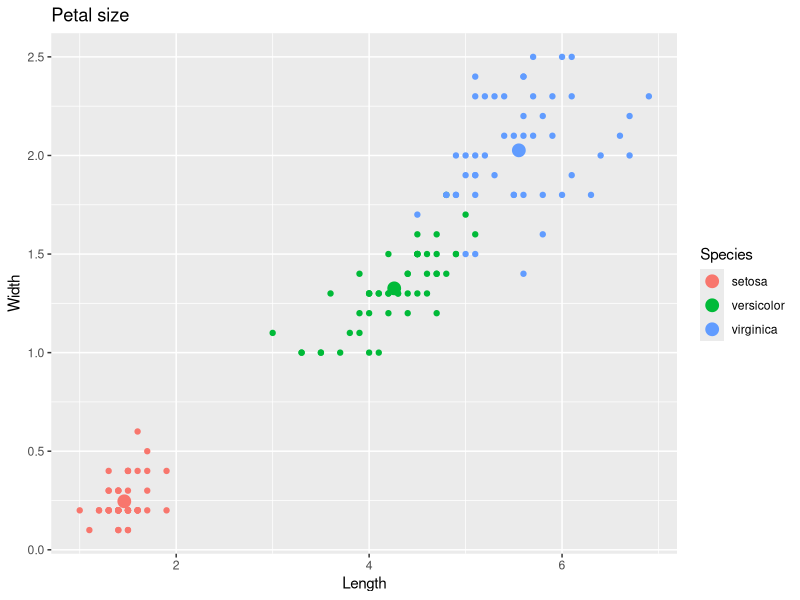
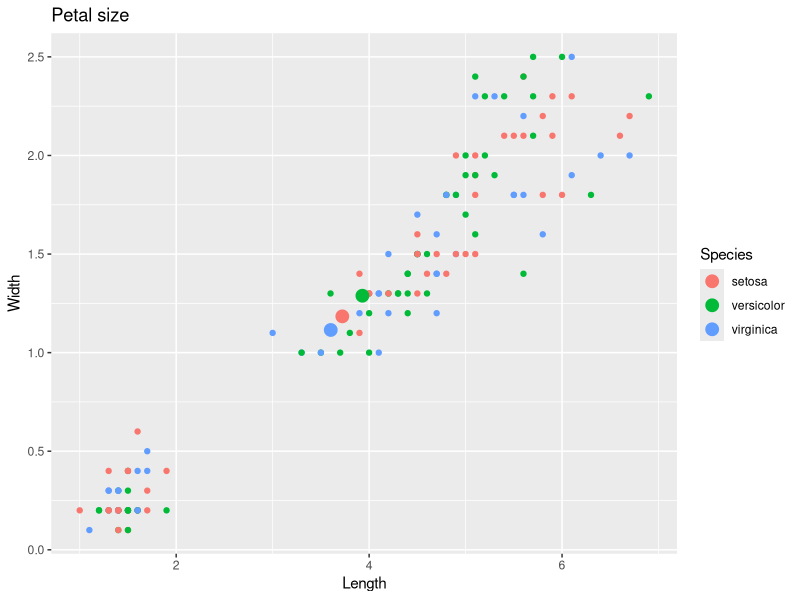
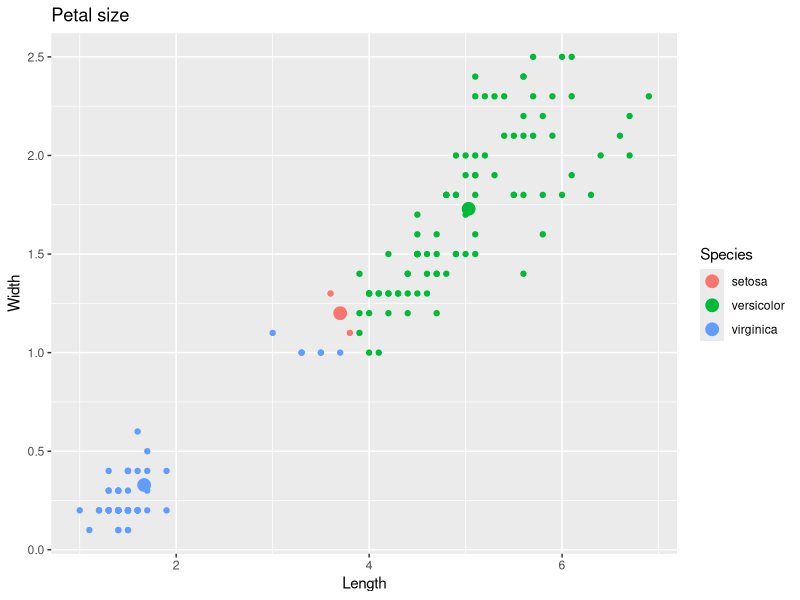
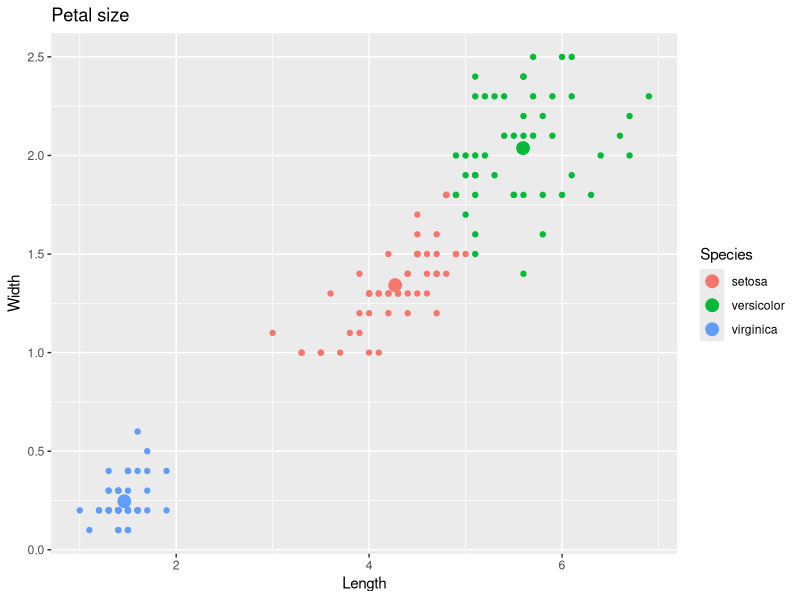

Here is the R script that generated these plots, in order:
#!/usr/bin/env Rscript
# Where are the graphs to be saved?

args <- commandArgs(trailingOnly = TRUE)

# Test if there is at least one argument: if not, return an error

if (length(args) <= 1) {
  stop("At least one argument must be supplied (input file).\n", call.=FALSE)
}

data <- iris

library(ggplot2)
library(tidyverse)

# Original distribution of the data (taking only petak length and with into account)
data_m <- data %>%
    group_by(Species) %>%
    summarise(
        Petal.Length = mean(Petal.Length),
        Petal.Width = mean(Petal.Width)
    )

p1 <- ggplot(data = data,
       aes(x = Petal.Length,
           y = Petal.Width,
           group = Species,
           color = Species)) +
    geom_point() +
    geom_point(data = data_m, size = 4) +
    labs(color = "Species",
         x = "Length",
         y = "Width",
         title = "Petal size")

# Species names
species <- factor(x = unique(data$Species))

# K-means initialization
data_u <- data %>%
    select(Petal.Length, Petal.Width, Species)
data_u$Species <- species[sample(1:3, size = 150, replace = TRUE)]
data_m <- data_u %>%
    group_by(Species) %>%
    summarise(
        Petal.Length = mean(Petal.Length),
        Petal.Width = mean(Petal.Width)
    )

# Initial classification of the method
p2 <- ggplot(data = data_u,
       aes(x = Petal.Length,
           y = Petal.Width,
           group = Species,
           color = Species)) +
    geom_point() +
    geom_point(data = data_m, size = 4) +
    labs(color = "Species",
         x = "Length",
         y = "Width",
         title = "Petal size")

# First iteration
change <- rep(0, 150)
for(i in 1:150){
    difnor <- rep(0, 3)
    for(j in 1:3){
        difnor[j] <- norm(x = data_u[i, -3] - data_m[j, -1], type = "2")
    }
    asig <- species[which.min(difnor)]
    change[i] <- (asig != data_u$Species[i])
    data_u$Species[i] <- asig
}

# Calculating new means
data_m <- data_u %>%
    group_by(Species) %>%
    summarise(
        Petal.Length = mean(Petal.Length),
        Petal.Width = mean(Petal.Width)
    )

# Graph after first iteration
p3 <- ggplot(data = data_u,
       aes(x = Petal.Length,
           y = Petal.Width,
           group = Species,
           color = Species)) +
    geom_point() +
    geom_point(data = data_m, size = 4) +
    labs(color = "Species",
         x = "Length",
         y = "Width",
         title = "Petal size")

iter <- 1
while(sum(change) > 0){
    for(i in 1:150){
        difnor <- rep(0, 3)
        for(j in 1:3){
            difnor[j] <- norm(x = data_u[i, -3] - data_m[j, -1], type = "2")
        }
        asig <- species[which.min(difnor)]
        change[i] <- (asig != data_u$Species[i])
        data_u$Species[i] <- asig
    }

    data_m <- data_u %>%
        group_by(Species) %>%
        summarise(
            Petal.Length = mean(Petal.Length),
            Petal.Width = mean(Petal.Width)
        )
    iter <- iter + 1
}

# Final classification of the iris data set.
p4 <- ggplot(data = data_u,
       aes(x = Petal.Length,
           y = Petal.Width,
           group = Species,
           color = Species)) +
    geom_point() +
    geom_point(data = data_m, size = 4) +
    labs(color = "Species",
         x = "Length",
         y = "Width",
         title = "Petal size")

# Saving the plots externally

png(args[1], width = 543, height = 374)
plot(p1)
dev.off()

png(args[2], width = 543, height = 374)
plot(p2)
dev.off()

png(args[3], width = 543, height = 374)
plot(p3)
dev.off()

png(args[4], width = 543, height = 374)
plot(p4)
dev.off()
